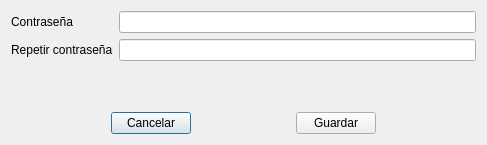
<?xml version="1.0" encoding="UTF-8"?>
<ui version="4.0">
 <class>frm_password</class>
 <widget class="QDialog" name="frm_password">
  <property name="windowModality">
   <enum>Qt::WindowModality::NonModal</enum>
  </property>
  <property name="geometry">
   <rect>
    <x>0</x>
    <y>0</y>
    <width>487</width>
    <height>145</height>
   </rect>
  </property>
  <property name="windowTitle">
   <string>Gestor Contraseña</string>
  </property>
  <layout class="QGridLayout" name="gridLayout_3">
   <item row="0" column="0">
    <layout class="QHBoxLayout" name="horizontalLayout">
     <item>
      <layout class="QGridLayout" name="gridLayout_2">
       <item row="0" column="0">
        <widget class="QLabel" name="lbl_password">
         <property name="text">
          <string>Contraseña</string>
         </property>
        </widget>
       </item>
       <item row="1" column="0">
        <widget class="QLabel" name="lbl_repeat_password">
         <property name="text">
          <string>Repetir contraseña</string>
         </property>
        </widget>
       </item>
      </layout>
     </item>
     <item>
      <layout class="QGridLayout" name="gridLayout">
       <item row="0" column="0">
        <widget class="QLineEdit" name="txt_password"/>
       </item>
       <item row="1" column="0">
        <widget class="QLineEdit" name="txt_repeat_password"/>
       </item>
      </layout>
     </item>
    </layout>
   </item>
   <item row="2" column="0">
    <layout class="QHBoxLayout" name="horizontalLayout_4">
     <item>
      <spacer name="horizontalSpacer_2">
       <property name="orientation">
        <enum>Qt::Orientation::Horizontal</enum>
       </property>
       <property name="sizeHint" stdset="0">
        <size>
         <width>40</width>
         <height>20</height>
        </size>
       </property>
      </spacer>
     </item>
     <item>
      <widget class="QPushButton" name="btn_cancel">
       <property name="text">
        <string>Cancelar</string>
       </property>
      </widget>
     </item>
     <item>
      <spacer name="horizontalSpacer">
       <property name="orientation">
        <enum>Qt::Orientation::Horizontal</enum>
       </property>
       <property name="sizeHint" stdset="0">
        <size>
         <width>40</width>
         <height>20</height>
        </size>
       </property>
      </spacer>
     </item>
     <item>
      <widget class="QPushButton" name="btn_save">
       <property name="text">
        <string>Guardar</string>
       </property>
      </widget>
     </item>
     <item>
      <spacer name="horizontalSpacer_3">
       <property name="orientation">
        <enum>Qt::Orientation::Horizontal</enum>
       </property>
       <property name="sizeHint" stdset="0">
        <size>
         <width>40</width>
         <height>20</height>
        </size>
       </property>
      </spacer>
     </item>
    </layout>
   </item>
   <item row="1" column="0">
    <spacer name="verticalSpacer">
     <property name="orientation">
      <enum>Qt::Orientation::Vertical</enum>
     </property>
     <property name="sizeHint" stdset="0">
      <size>
       <width>20</width>
       <height>40</height>
      </size>
     </property>
    </spacer>
   </item>
  </layout>
 </widget>
 <resources/>
 <connections/>
</ui>
